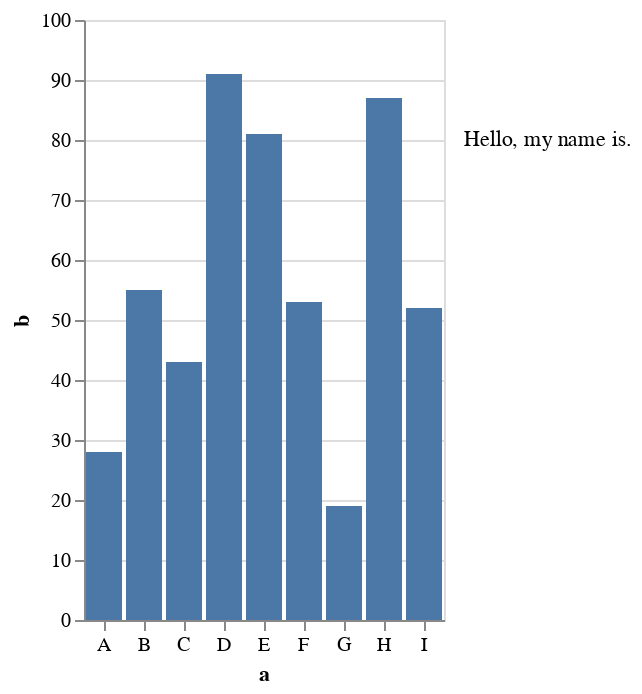

Write the Vega-Lite specification saved for this chart.
### Vega-Lite specification from a JSON file in a GitHub repository (floating-point values rounded to 4 significant figures)
{"$schema": "https://vega.github.io/schema/vega-lite/v5.json", "description": "A simple bar chart with embedded data.", "data": {"values": [{"a": "A", "b": 28}, {"a": "B", "b": 55}, {"a": "C", "b": 43}, {"a": "D", "b": 91}, {"a": "E", "b": 81}, {"a": "F", "b": 53}, {"a": "G", "b": 19}, {"a": "H", "b": 87}, {"a": "I", "b": 52}]}, "layer": [{"mark": "bar", "encoding": {"x": {"field": "a", "type": "nominal", "axis": {"labelAngle": 0}}, "y": {"field": "b", "type": "quantitative"}}}, {"data": {"values": [{"description": "Hello, my name is."}]}, "mark": {"type": "text", "align": "left", "dx": 100, "dy": -90}, "encoding": {"text": {"field": "description"}}}]}
